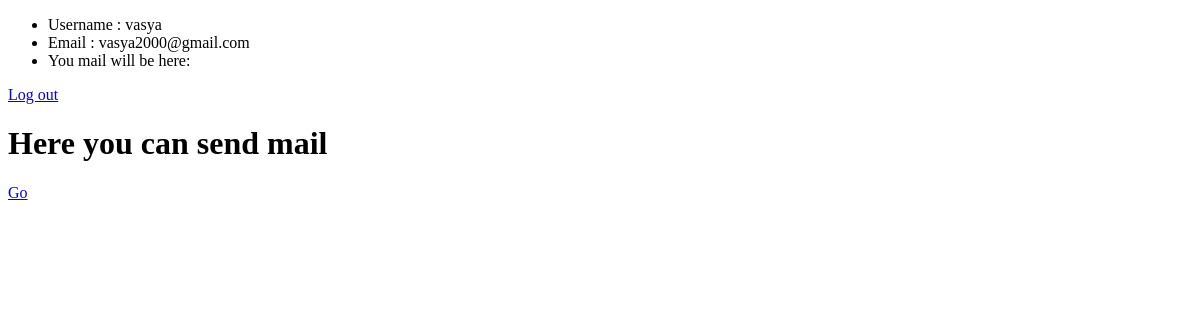
Page /emailapp/userpage (signed in) on the earlier database version.
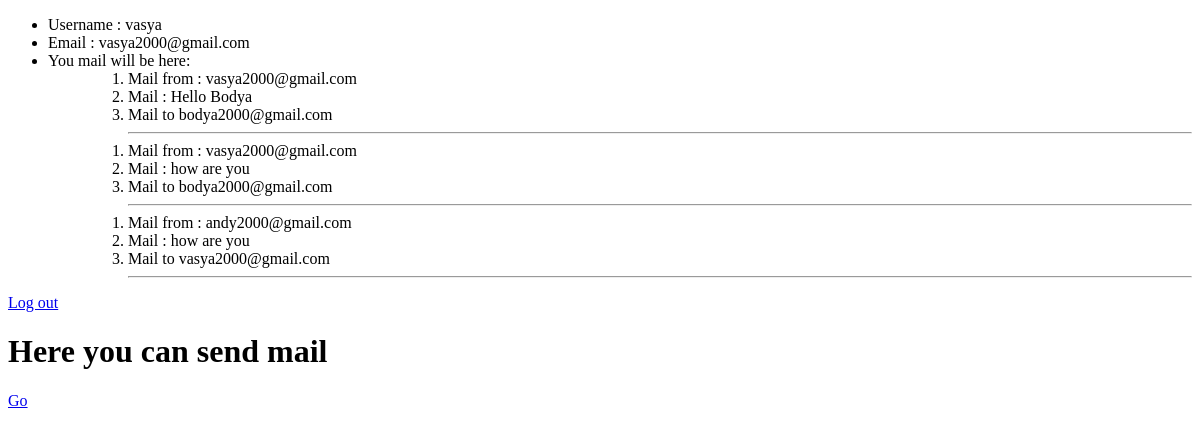
Same page on the later database version.
### emailapp/models.py (models this page shows)
class Mail(models.Model):
    email_to = models.CharField(max_length=64)
    mail = models.CharField(max_length=1000)
    mail_from = models.CharField(max_length=64)

### emailapp/views.py (the view)
# urls.py: path("userpage",views.userpage,name="userpage"),
def userpage(request):
    return render(request,'emailapp/userpage.html',{
        "mails":Mail.objects.filter(email_to=request.user.email)|Mail.objects.filter(mail_from=request.user.email)
    })

### emailapp/templates/emailapp/userpage.html (shortened to what this page needs)
<!DOCTYPE html>
<html lang="en">
<head>
</head>
<body>
    <div>
        <ul>
            <li>Username : {{request.user.username}}</li>
            <li>Email : {{request.user.email}}</li>
            <li>You mail will be here:
                <ul>
                    {% for i in mails %}
                    <ol>
                        <li>Mail from : {{i.mail_from}}</li>
                        <li>Mail : {{i.mail}}</li>
                        <li>Mail to {{i.email_to}}</li>
                        <hr>
                    </ol>
                    {% endfor %}
                </ul>
            </li>
        </ul>
    </div>
    <a href="{% url 'emailapp:login_views' %}">Log out</a>
    <div>
        <h1>Here you can send mail</h1>
        <a href="{% url 'emailapp:mail' %}">Go</a>
    </div>
</body>
</html>

Differences in the rows shown:
added Mail: mail_from "vasya2000@gmail.com", mail "Hello Bodya", email_to "bodya2000@gmail.com"
added Mail: mail_from "vasya2000@gmail.com", mail "how are you", email_to "bodya2000@gmail.com"
added Mail: mail_from "andy2000@gmail.com", mail "how are you", email_to "vasya2000@gmail.com"
